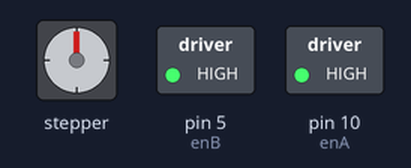
The sketch below on a simulated Arduino Uno, built with avr-gcc and run on an emulated ATmega328P. Shown: stepper motor, switched loads named in the sketch (green lamp = pin HIGH). Wiring (inferred from the names in the program): stepper motor (2048 steps per turn assumed): coils pin 9, pin 8, pin 7, pin 6. Pins used as bus, display or sensor lines are not drawn.

Above: at 0.1 s.
Timing chart, 0 to 1.6 s (numbered marks = the images above):
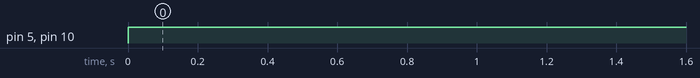

The sketch:

Main.ino
```cpp
//Para más información https://lastminuteengineers.com/l298n-dc-stepper-driver-arduino-tutorial/

//Variables motor A
const byte enA = 10; //Pin para control de velocidad, tiene que ser un pin PWM
const byte in1 = 9; //Pin para control de dirección
const byte in2 = 8; //Pin para control de dirección

//Variables motor B
const byte in3 = 7; //Pin para control de dirección
const byte in4 = 6; //Pin para control de dirección
const byte enB = 5; //Pin para control de velocidad, tiene que ser un pin PWM

void setup()
{
    //Configurar todos los pines como salida
    pinMode(enA, OUTPUT);
    pinMode(in1, OUTPUT);
    pinMode(in2, OUTPUT);
    pinMode(in3, OUTPUT);
    pinMode(in4, OUTPUT);
    pinMode(enB, OUTPUT);
}

void loop()
{
    motorA(255,1);
    motorB(255,1);
}

//Funciones para mejor control de los motores, indicándoles velocidad y sentido
//Velocidad 0-255
//Sentido 0-parado, 1-Frente, 2-Atrás
void motorA(int vel, int sentido){
    velocidadMotor(enA, vel);
    direccionMotor(in1, in2, sentido);
}

void motorB(int vel, int sentido){
    velocidadMotor(enB, vel);
    direccionMotor(in3, in4, sentido);
}


//Control de velocidad del motor
void velocidadMotor(int pinPWM, int vel){
    analogWrite(pinPWM, vel);
}

//Control de dirección del motor
void direccionMotor(int pin1, int pin2, int sentido){
    switch (sentido)
    {
    case 0:
        digitalWrite(pin1, 0);
        digitalWrite(pin2, 0);
        break;

    case 1:
        digitalWrite(pin1, 1);
        digitalWrite(pin2, 0);
        break;

    case 2:
        digitalWrite(pin1, 0);
        digitalWrite(pin2, 1);
        break;
    }
}
```

Measured:
- by itself, pin 5 (enB), pin 10 (enA): LOW → HIGH at 0.00 s
